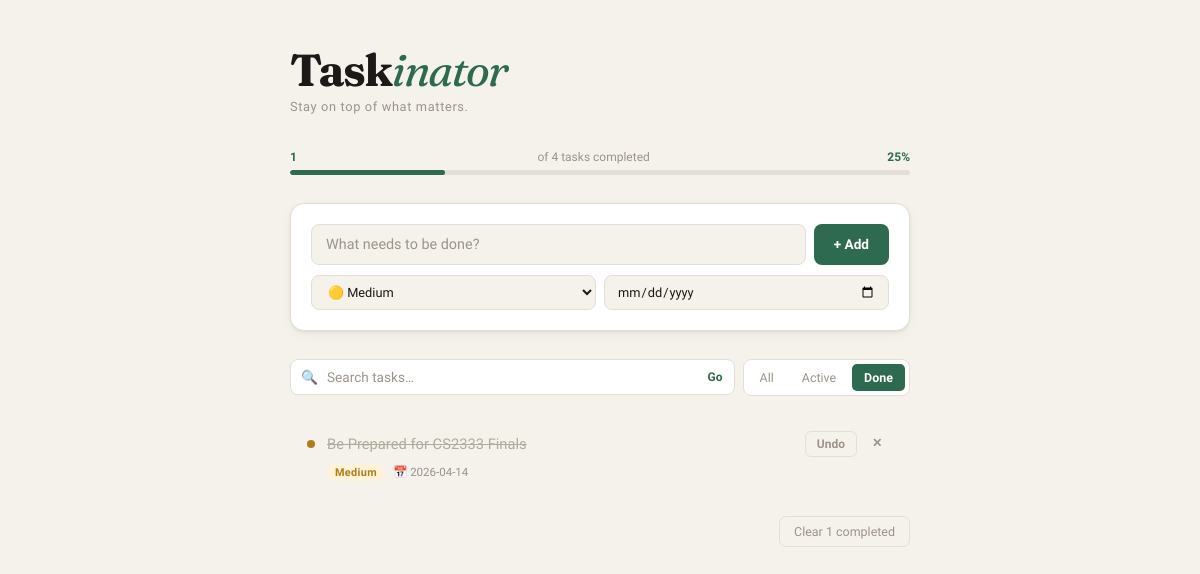
/?filter=done&q=, run on the app's committed database.
### tables this page shows
CREATE TABLE tasks (
            id       INTEGER PRIMARY KEY AUTOINCREMENT,
            title    TEXT    NOT NULL,
            done     INTEGER NOT NULL DEFAULT 0,
            priority TEXT    NOT NULL DEFAULT 'medium',
            due_date TEXT
        );

### app.py (the view)
@app.route("/")
def index():
    conn = get_db()
    status_filter = request.args.get("filter", "all")
    search_query  = request.args.get("q", "").strip()
    sql    = "SELECT * FROM tasks WHERE 1=1"
    params = []
    if status_filter == "active":
        sql += " AND done = 0"
    elif status_filter == "done":
        sql += " AND done = 1"
    if search_query:
        sql += " AND title LIKE ?"
        params.append(f"%{search_query}%")
    sql += " ORDER BY done ASC, due_date ASC NULLS LAST, id DESC"
    tasks      = conn.execute(sql, params).fetchall()
    total      = conn.execute("SELECT COUNT(*) FROM tasks").fetchone()[0]
    done_count = conn.execute("SELECT COUNT(*) FROM tasks WHERE done = 1").fetchone()[0]
    conn.close()
    today = date.today().isoformat()
    return render_template(
        "index.html",
        tasks=tasks,
        total=total,
        done_count=done_count,
        today=today,
        filter=status_filter,
        q=search_query,
    )

### app.py (called while the page is built)
def get_db():
    conn = sqlite3.connect(DB)
    conn.row_factory = sqlite3.Row
    return conn

### templates/index.html (shortened to what this page needs)
<!DOCTYPE html>
<html lang="en">
<head>
</head>
<body>
<div class="container">
    <header>
        <h1>Task<em>inator</em></h1>
        <p>Stay on top of what matters.</p>
    </header>
    {% if total > 0 %}
    <div class="progress-wrap">
        <div class="progress-meta">
            <span>{{ done_count }}</span>&nbsp;of {{ total }} tasks completed
            <span>{{ ((done_count / total) * 100) | int }}%</span>
        </div>
        <div class="progress-bar">
            <div class="progress-fill" style="width: {{ ((done_count / total) * 100) | int }}%"></div>
        </div>
    </div>
    {% endif %}
    <div class="add-card">
        <form action="/add" method="POST">
            <div class="add-row">
                <input type="text" name="title" placeholder="What needs to be done?" required autocomplete="off">
                <button type="submit">+ Add</button>
            </div>
            <div class="add-meta">
                <select name="priority">
                    <option value="medium" selected>🟡 Medium</option>
                </select>
                <input type="date" name="due_date">
            </div>
        </form>
    </div>
    <div class="controls">
        <form class="search-wrap" method="GET" action="/">
            <span class="search-icon">🔍</span>
            <input type="text" name="q" placeholder="Search tasks…" value="{{ q }}" autocomplete="off">
            {% if q %}
                <button type="button" onclick="window.location='/?filter={{ filter }}'">✕</button>
            {% else %}
                <button type="submit">Go</button>
            {% endif %}
        </form>
        <div class="filter-tabs">
            <a href="/?filter=all&q={{ q }}"    class="{{ 'active' if filter == 'all' }}">All</a>
            <a href="/?filter=active&q={{ q }}" class="{{ 'active' if filter == 'active' }}">Active</a>
            <a href="/?filter=done&q={{ q }}"   class="{{ 'active' if filter == 'done' }}">Done</a>
        </div>
    </div>
    {% if tasks %}
        <ul class="task-list">
            {% for task in tasks %}
            <li class="task-item {% if task['done'] %}done{% endif %}" id="task-{{ task['id'] }}">
                <div class="task-main">
                    <span class="priority-dot {{ task['priority'] }}"></span>
                    <span class="task-title">{{ task["title"] }}</span>
                    <div class="task-actions">
                        {% if task["done"] %}
                            <a class="btn btn-undo" href="/complete/{{ task['id'] }}?filter={{ filter }}&q={{ q }}">Undo</a>
                        {% else %}
                            <a class="btn btn-done" href="/complete/{{ task['id'] }}?filter={{ filter }}&q={{ q }}">Done</a>
                            <button class="btn btn-edit" onclick="toggleEdit({{ task['id'] }})">Edit</button>
                        {% endif %}
                        <a class="btn btn-delete" href="/delete/{{ task['id'] }}?filter={{ filter }}&q={{ q }}">✕</a>
                    </div>
                </div>
                <div class="task-meta">
                    <span class="badge {{ task['priority'] }}">{{ task['priority'] | capitalize }}</span>
                    {% if task['due_date'] %}
                        <span class="due-date {% if task['due_date'] < today and not task['done'] %}overdue{% endif %}">
                            {% if task['due_date'] < today and not task['done'] %}
                                ⚠ Overdue · {{ task['due_date'] }}
                            {% elif task['due_date'] == today %}
                                📅 Due today
                            {% else %}
                                📅 {{ task['due_date'] }}
                            {% endif %}
                        </span>
                    {% endif %}
                </div>
            </li>
            {% endfor %}
        </ul>
        {% set done_count_local = tasks | selectattr('done', 'equalto', 1) | list | length %}
        {% if done_count_local > 0 %}
        <div class="footer-row">
            <a class="clear-link" href="/clear">Clear {{ done_count_local }} completed</a>
        </div>
        {% endif %}
    {% else %}
        <div class="empty">
            <span class="icon">✦</span>
            <p>{% if q %}No tasks match "{{ q }}".{% else %}Nothing here yet — add your first task.{% endif %}</p>
        </div>
    {% endif %}
</div>
</body>
</html>

### data on the page
tasks: title "Be Prepared for CS2333 Finals", priority "Medium", due_date "2026-04-14"

### other printed values
{{ done_count }} "1"
{{ total }} "4"
{{ ((done_count / total) * 100) | int }} "25"
{{ done_count_local }} "1"
